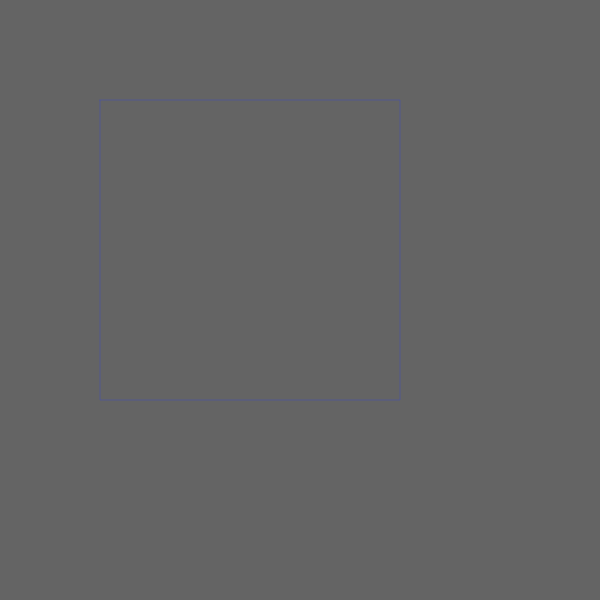
Frame 1 (no input)
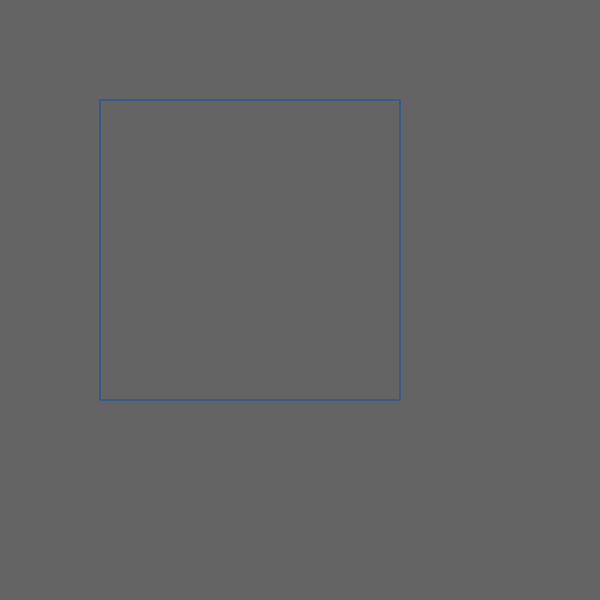
Frame 60 (no input)
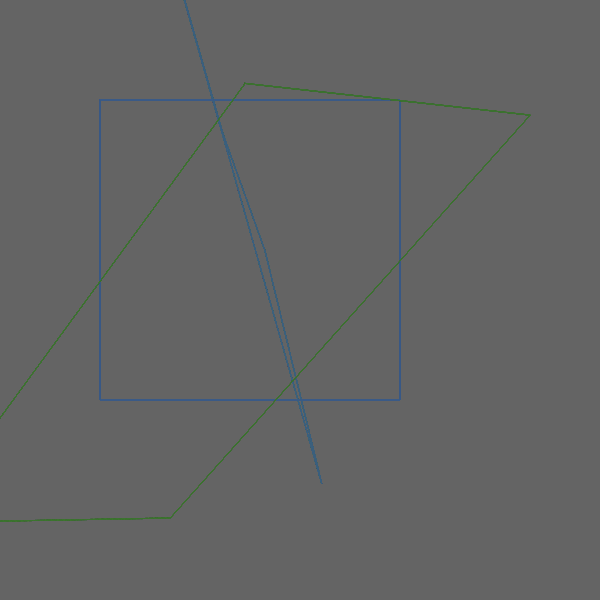
Frame 120 (the mouse pressed at the canvas centre since frame 60)

The p5.js sketch that drew these frames (run headless with seeded random() and noise() and a simulated clock; from frame 60 on, the mouse is pressed at the canvas centre):

// p5.js sketch
// ── sketch.js

// a nice approach to random

function setup() {

    createCanvas( 600, 600 );

    background( 100 );

}

function draw() {

    // background( 0 );

    randomSeed( frameCount / 50 );

    let col = color( random(255), random(255), random(255), 100 );

    let x1 = 100;
    let x2 = 400;
    let x3 = 400;
    let x4 = 100;

    let y1 = 100;
    let y2 = 100;
    let y3 = 400;
    let y4 = 400;

    x1 = x1 + random( -mouseY, mouseY );
    x2 = x2 + random( -mouseY, mouseY );
    x3 = x3 + random( -mouseY, mouseY );
    x4 = x4 + random( -mouseY, mouseY );

    y1 = y1 + random( -mouseX, mouseX );
    y2 = y2 + random( -mouseX, mouseX );
    y3 = y3 + random( -mouseX, mouseX );
    y4 = y4 + random( -mouseX, mouseX );

    noFill();
    stroke( col );
    beginShape();
    vertex( x1, y1 );
    vertex( x2, y2 );
    vertex( x3, y3 );
    vertex( x4, y4 );
    endShape( CLOSE  );

}

// these random techniques come from Zach Lieberman
// https://www.instagram.com/zach.lieberman/
